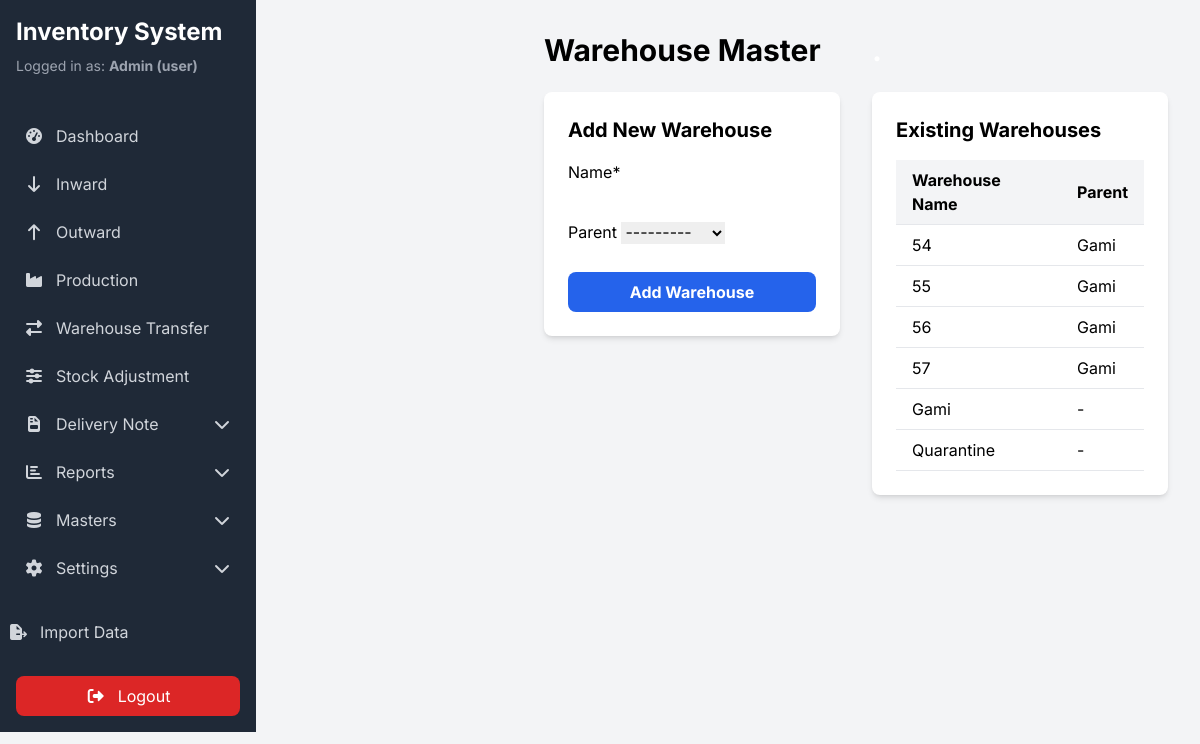
Before: /warehouses/ (signed in) with the older database file.
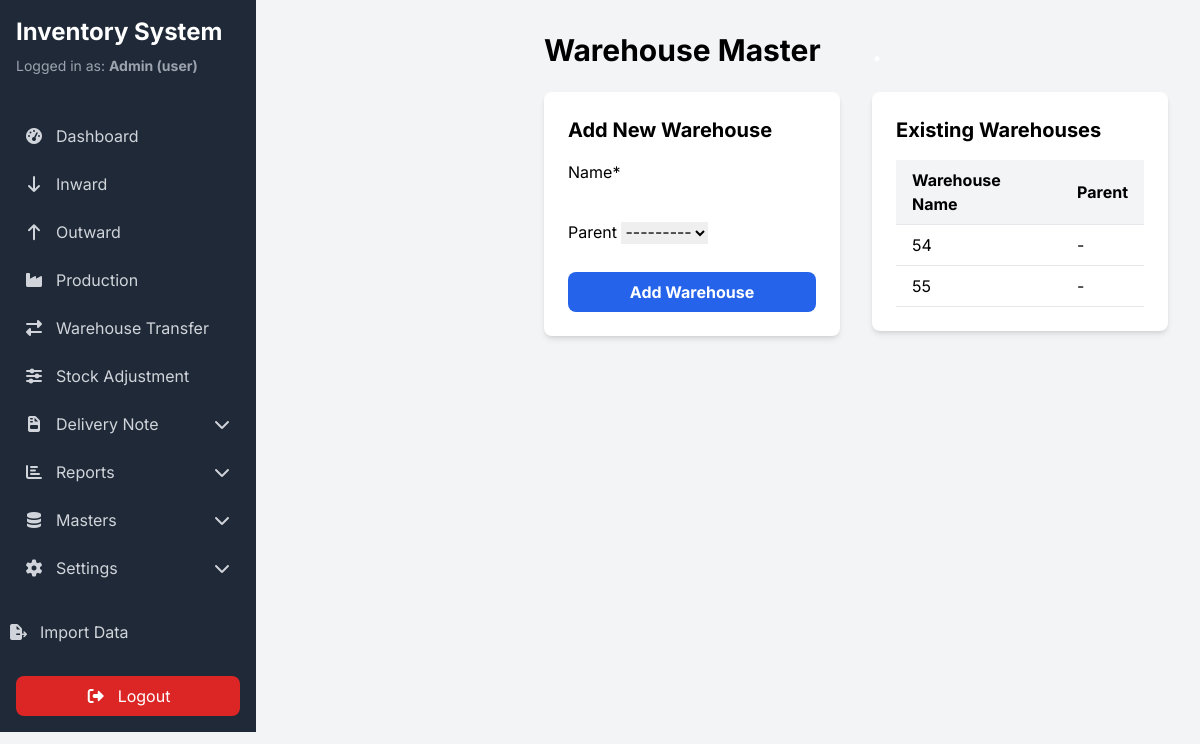
After: the same page with the newer database file.
### inventory/models.py (models this page shows)
class User(AbstractUser):
    ROLE_CHOICES = (
        ('admin', 'Admin'),
        ('user', 'User'),
    )
    role = models.CharField(max_length=20, choices=ROLE_CHOICES, default='user')
    can_edit = models.BooleanField(default=True)
    can_delete = models.BooleanField(default=False)

class WarehouseMaster(models.Model):
    name = models.CharField(max_length=100, unique=True)
    parent = models.ForeignKey('self', on_delete=models.CASCADE, null=True, blank=True, related_name='children')
    def __str__(self):
        return self.name

### inventory/views.py (the view, shortened to what this page needs)
# urls.py: path('warehouses/', WarehouseMasterView.as_view(), name='warehouse_master'),
class WarehouseMasterView(LoginRequiredMixin, View):
    def get(self, request):
        form = WarehouseMasterForm()
        warehouses = WarehouseMaster.objects.all().order_by('name')
        context = {'form': form, 'warehouses': warehouses}
        return render(request, 'inventory/warehouse_master.html', context)

### inventory/forms.py
class WarehouseMasterForm(forms.ModelForm):
    class Meta:
        model = WarehouseMaster
        fields = ['name', 'parent']

### inventory/templates/inventory/warehouse_master.html (shortened to what this page needs)
{% extends "inventory/base.html" %}
{% load crispy_forms_tags %}
{% block content %}
<div class="grid grid-cols-1 md:grid-cols-2 gap-8">
    <div>
        <h2 class="text-3xl font-bold mb-6">Warehouse Master</h2>
        <div class="bg-white p-6 rounded-lg shadow-md">
            <h3 class="text-xl font-bold mb-4">Add New Warehouse</h3>
            <form method="post">
                {{ form|crispy }}
                <button type="submit" class="mt-4 w-full bg-blue-600 text-white font-bold py-2 px-4 rounded-lg hover:bg-blue-700">Add Warehouse</button>
            </form>
        </div>
    </div>
    <div>
        <h2 class="text-3xl font-bold mb-6 text-white">.</h2> <div class="bg-white p-6 rounded-lg shadow-md overflow-x-auto">
            <h3 class="text-xl font-bold mb-4">Existing Warehouses</h3>
            <table class="min-w-full bg-white">
                <thead class="bg-gray-100">
                    <tr>
                        <th class="py-2 px-4 border-b text-left">Warehouse Name</th>
                        <th class="py-2 px-4 border-b text-left">Parent</th>
                    </tr>
                </thead>
                <tbody>
                    {% for warehouse in warehouses %}
                    <tr class="hover:bg-gray-50">
                        <td class="py-2 px-4 border-b">{{ warehouse.name }}</td>
                        <td class="py-2 px-4 border-b">{{ warehouse.parent.name|default:"-" }}</td>
                    </tr>
                    {% empty %}
                    <tr>
                        <td colspan="2" class="py-4 px-4 text-center text-gray-500">No warehouses found.</td>
                    </tr>
                    {% endfor %}
                </tbody>
            </table>
        </div>
    </div>
</div>
{% endblock %}

### inventory/templates/inventory/Base.html (shortened to what this page needs)
{% load static %}
<!DOCTYPE html>
<html lang="en">
<head>
    <script src="https://cdn.tailwindcss.com"></script>
    <link rel="stylesheet" href="{% static 'inventory/vendor/css/all.min.css' %}">
    <link rel="stylesheet" href="{% static 'inventory/vendor/css/select2.min.css' %}">
	<link rel="stylesheet" type="text/css" href="https://cdn.jsdelivr.net/npm/toastify-js/src/toastify.min.css">
</head>
<body class="bg-gray-100">
    <div id="app-container" class="relative md:flex">
        <div id="sidebar" class="sidebar fixed top-0 left-0 h-full w-64 bg-gray-800 text-white z-40 md:relative md:transform-none flex flex-col">
            <div class="p-4">
                <h1 class="text-2xl font-bold mb-2">Inventory System</h1>
                {% if user.is_authenticated %}
                <p class="text-sm text-gray-400 mb-6">Logged in as: <span id="user-role-display" class="font-bold">{{ user.username }} ({{user.role}})</span></p>
                {% endif %}
            </div>
			<nav class="flex-1 px-4 pb-4 overflow-y-auto">
				<ul>
					<li class="mb-2">
						<a href="{% url 'dashboard' %}" class="nav-link flex items-center p-2 text-base font-normal text-gray-300 rounded-lg hover:bg-gray-700">
							<i class="fas fa-tachometer-alt fa-fw mr-3"></i>Dashboard
						</a>
					</li>
					<li class="mb-2">
						<a href="{% url 'inward' %}" class="nav-link flex items-center p-2 text-base font-normal text-gray-300 rounded-lg hover:bg-gray-700">
							<i class="fas fa-arrow-down fa-fw mr-3"></i>Inward
						</a>
					</li>
					<li class="mb-2">
						<a href="{% url 'outward' %}" class="nav-link flex items-center p-2 text-base font-normal text-gray-300 rounded-lg hover:bg-gray-700">
							<i class="fas fa-arrow-up fa-fw mr-3"></i>Outward
						</a>
					</li>
					<li class="mb-2">
						<a href="{% url 'production' %}" class="nav-link flex items-center p-2 text-base font-normal text-gray-300 rounded-lg hover:bg-gray-700">
							<i class="fas fa-industry fa-fw mr-3"></i>Production
						</a>
					</li>
					<li class="mb-2">
						<a href="{% url 'warehouse_transfer' %}" class="nav-link flex items-center p-2 text-base font-normal text-gray-300 rounded-lg hover:bg-gray-700">
							<i class="fas fa-exchange-alt fa-fw mr-3"></i>Warehouse Transfer
						</a>
					</li>
					<li class="mb-2">
						<a href="{% url 'stock_adjustment' %}" class="nav-link flex items-center p-2 text-base font-normal text-gray-300 rounded-lg hover:bg-gray-700">
							<i class="fas fa-sliders-h fa-fw mr-3"></i>Stock Adjustment
						</a>
					</li>
					<li class="mb-2">
						<button type="button" class="submenu-toggle flex items-center w-full p-2 text-base font-normal text-gray-300 rounded-lg hover:bg-gray-700">
							<i class="fas fa-file-invoice fa-fw mr-3"></i>
							<span class="flex-1 text-left whitespace-nowrap">Delivery Note</span>
							<i class="fas fa-chevron-down ml-auto transition-transform duration-300"></i>
						</button>
					</li>
					<li class="mb-2">
								<button type="button" class="submenu-toggle flex items-center w-full p-2 text-base font-normal text-gray-300 rounded-lg hover:bg-gray-700">
									<i class="fas fa-chart-bar fa-fw mr-3"></i>
									<span class="flex-1 text-left whitespace-nowrap">Reports</span>
									<i class="fas fa-chevron-down ml-auto transition-transform duration-300"></i>
								</button>
					</li>
					<li class="mb-2">
						<button type="button" class="submenu-toggle flex items-center w-full p-2 text-base font-normal text-gray-300 rounded-lg hover:bg-gray-700">
							<i class="fas fa-database fa-fw mr-3"></i>
							<span class="flex-1 text-left whitespace-nowrap">Masters</span>
							<i class="fas fa-chevron-down ml-auto transition-transform duration-300"></i>
						</button>
					</li>
					<li class="mb-2">
						<button type="button" class="submenu-toggle flex items-center w-full p-2 text-base font-normal text-gray-300 rounded-lg hover:bg-gray-700">
							<i class="fas fa-cog fa-fw mr-3"></i>
							<span class="flex-1 text-left whitespace-nowrap">Settings</span>
							<i class="fas fa-chevron-down ml-auto transition-transform duration-300"></i>
						</button>
					</li>
				</ul>
			</nav>
			<nav>
				<ul>
					<li class="mb-2">
						<a href="{% url 'import_page' %}" class="nav-link flex items-center p-2 text-base font-normal text-gray-300 rounded-lg hover:bg-gray-700">
							<i class="fas fa-file-export fa-fw mr-3"></i>Import Data
						</a>
					</li>
					</ul>
			</nav>
		<div class="p-4">
                <a href="{% url 'logout' %}" id="logout-btn" class="w-full flex items-center justify-center p-2 text-base font-normal text-white bg-red-600 rounded-lg hover:bg-red-700">
                    <i class="fas fa-sign-out-alt mr-3"></i>Logout
                </a>
            </div>
        </div>
        <div id="main-content" class="main-content md:ml-64 flex-1 p-4 md:p-8">
            {% block content %}{% endblock %}
        </div>
    </div>
</body>
</html>

### inventory/templates/inventory/Base.html (style rules this page uses)
body { font-family: 'Inter', sans-serif; }
.sidebar { transition: transform 0.3s ease-in-out; }
.main-content { transition: margin-left 0.3s ease-in-out; }

Changed rows visible on the page:
removed WarehouseMaster: parent "---------", name "Quarantine", parent.name "-"
removed WarehouseMaster: name "55", parent.name "Gami"
removed WarehouseMaster: name "56", parent.name "Gami"
removed WarehouseMaster: name "57", parent.name "Gami"
changed WarehouseMaster (number 1 of 2 on the later page): name "Gami" → "54"; moves up the list
changed WarehouseMaster (number 2 of 2 on the later page): name "54" → "55"; parent.name "Gami" → "-"
